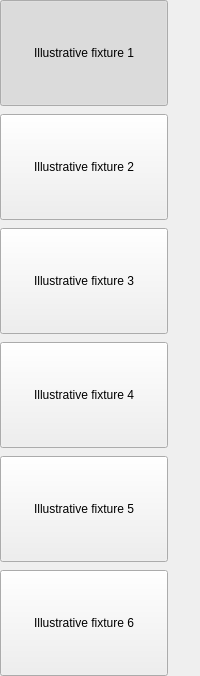
           <widget class="QWidget" name="galleryFilmstripScrollContents">
            <property name="accessibleName">
             <string>FilmstripScrollContents</string>
            </property>
            <property name="role" stdset="0">
             <string>galleryScrollContents</string>
            </property>
            <layout class="QVBoxLayout" name="galleryFilmstripLayout">
             <property name="topMargin">
              <number>0</number>
             </property>
             <property name="bottomMargin">
              <number>0</number>
             </property>
             <item>
              <widget class="QPushButton" name="galleryThumbnail1">
               <property name="accessibleName">
                <string>Thumbnail1</string>
               </property>
               <property name="text">
                <string>Illustrative fixture 1</string>
               </property>
               <property name="role" stdset="0">
                <string>galleryThumbnail</string>
               </property>
               <property name="enabled">
                <bool>true</bool>
               </property>
               <property name="checkable">
                <bool>true</bool>
               </property>
               <property name="autoExclusive">
                <bool>true</bool>
               </property>
               <property name="checked">
                <bool>true</bool>
               </property>
               <property name="minimumSize">
                <size>
                 <width>168</width>
                 <height>106</height>
                </size>
               </property>
               <property name="maximumSize">
                <size>
                 <width>168</width>
                 <height>106</height>
                </size>
               </property>
              </widget>
             </item>
             <item>
              <widget class="QPushButton" name="galleryThumbnail2">
               <property name="accessibleName">
                <string>Thumbnail2</string>
               </property>
               <property name="text">
                <string>Illustrative fixture 2</string>
               </property>
               <property name="role" stdset="0">
                <string>galleryThumbnail</string>
               </property>
               <property name="enabled">
                <bool>true</bool>
               </property>
               <property name="checkable">
                <bool>true</bool>
               </property>
               <property name="autoExclusive">
                <bool>true</bool>
               </property>
               <property name="minimumSize">
                <size>
                 <width>168</width>
                 <height>106</height>
                </size>
               </property>
               <property name="maximumSize">
                <size>
                 <width>168</width>
                 <height>106</height>
                </size>
               </property>
              </widget>
             </item>
             <item>
              <widget class="QPushButton" name="galleryThumbnail3">
               <property name="accessibleName">
                <string>Thumbnail3</string>
               </property>
               <property name="text">
                <string>Illustrative fixture 3</string>
               </property>
               <property name="role" stdset="0">
                <string>galleryThumbnail</string>
               </property>
               <property name="enabled">
                <bool>true</bool>
               </property>
               <property name="checkable">
                <bool>true</bool>
               </property>
               <property name="autoExclusive">
                <bool>true</bool>
               </property>
               <property name="minimumSize">
                <size>
                 <width>168</width>
                 <height>106</height>
                </size>
               </property>
               <property name="maximumSize">
                <size>
                 <width>168</width>
                 <height>106</height>
                </size>
               </property>
              </widget>
             </item>
             <item>
              <widget class="QPushButton" name="galleryThumbnail4">
               <property name="accessibleName">
                <string>Thumbnail4</string>
               </property>
               <property name="text">
                <string>Illustrative fixture 4</string>
               </property>
               <property name="role" stdset="0">
                <string>galleryThumbnail</string>
               </property>
               <property name="enabled">
                <bool>true</bool>
               </property>
               <property name="checkable">
                <bool>true</bool>
               </property>
               <property name="autoExclusive">
                <bool>true</bool>
               </property>
               <property name="minimumSize">
                <size>
                 <width>168</width>
                 <height>106</height>
                </size>
               </property>
               <property name="maximumSize">
                <size>
                 <width>168</width>
                 <height>106</height>
                </size>
               </property>
              </widget>
             </item>
             <item>
              <widget class="QPushButton" name="galleryThumbnail5">
               <property name="accessibleName">
                <string>Thumbnail5</string>
               </property>
               <property name="text">
                <string>Illustrative fixture 5</string>
               </property>
               <property name="role" stdset="0">
                <string>galleryThumbnail</string>
               </property>
               <property name="enabled">
                <bool>true</bool>
               </property>
               <property name="checkable">
                <bool>true</bool>
               </property>
               <property name="autoExclusive">
                <bool>true</bool>
               </property>
               <property name="minimumSize">
                <size>
                 <width>168</width>
                 <height>106</height>
                </size>
               </property>
               <property name="maximumSize">
                <size>
                 <width>168</width>
                 <height>106</height>
                </size>
               </property>
              </widget>
             </item>
             <item>
              <widget class="QPushButton" name="galleryThumbnail6">
               <property name="accessibleName">
                <string>Thumbnail6</string>
               </property>
               <property name="text">
                <string>Illustrative fixture 6</string>
               </property>
               <property name="role" stdset="0">
                <string>galleryThumbnail</string>
               </property>
               <property name="enabled">
                <bool>true</bool>
               </property>
               <property name="checkable">
                <bool>true</bool>
               </property>
               <property name="autoExclusive">
                <bool>true</bool>
               </property>
               <property name="minimumSize">
                <size>
                 <width>168</width>
                 <height>106</height>
                </size>
               </property>
               <property name="maximumSize">
                <size>
                 <width>168</width>
                 <height>106</height>
                </size>
               </property>
              </widget>
             </item>
             <item>
              <spacer name="galleryFilmstripSpacer">
               <property name="orientation">
                <enum>Qt::Vertical</enum>
               </property>
               <property name="sizeType">
                <enum>QSizePolicy::Expanding</enum>
               </property>
               <property name="sizeHint" stdset="0">
                <size>
                 <width>0</width>
                 <height>0</height>
                </size>
               </property>
              </spacer>
             </item>
             <property name="spacing">
              <number>8</number>
             </property>
             <property name="leftMargin">
              <number>0</number>
             </property>
             <property name="rightMargin">
              <number>0</number>
             </property>
            </layout>
           </widget>
